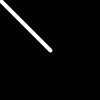
Frame 1 (no input)
Frame 60 (the mouse pressed at the canvas centre just before this capture): identical to frame 1, image omitted
Frame 120 (the mouse held since frame 60 and released just before this capture): identical to frame 1, image omitted

The Processing sketch that drew this single still picture (run headless with seeded random() and noise(); from frame 60 on, the mouse is pressed at the canvas centre):

// Processing sketch: sketch_25_1
// ── sketch_25_1.pde
//Use the number keys on the keyboard to modify the movement of a line.

int x;
int y;

void setup() {
  size(100, 100);
  smooth();
  strokeWeight(4);
  stroke(255);
}
           
void draw() {
  background(0);  
  if ((keyPressed == true) && (key == '1')) {
    x = 0;
    y = 0;
  } else if ((keyPressed == true) && (key == '2')) {
    x = 100;
    y = 0;
    } else if ((keyPressed == true) && (key == '3')) {
    x = 100;
    y = 100;
       } else if ((keyPressed == true) && (key == '4')) {
    x = 0;
    y = 100;
}
  line(50,50,x,y);

}
